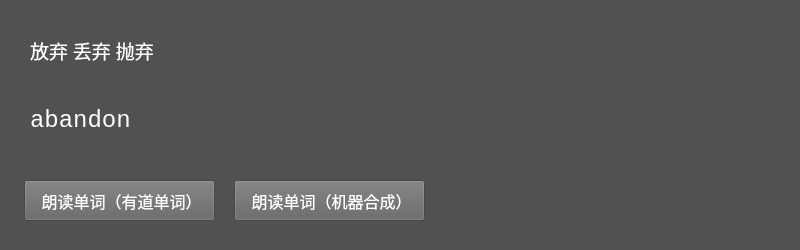
<?xml version="1.0" encoding="UTF-8"?>
<ui version="4.0">
 <class>WordCard</class>
 <widget class="QMainWindow" name="WordCard">
  <property name="geometry">
   <rect>
    <x>0</x>
    <y>0</y>
    <width>800</width>
    <height>250</height>
   </rect>
  </property>
  <property name="minimumSize">
   <size>
    <width>600</width>
    <height>250</height>
   </size>
  </property>
  <property name="maximumSize">
   <size>
    <width>800</width>
    <height>250</height>
   </size>
  </property>
  <property name="sizeIncrement">
   <size>
    <width>800</width>
    <height>250</height>
   </size>
  </property>
  <property name="windowTitle">
   <string>单词卡片</string>
  </property>
  <property name="styleSheet">
   <string notr="true">background-color: rgb(81, 81, 81);</string>
  </property>
  <widget class="QWidget" name="centralwidget">
   <widget class="QLabel" name="labelChinese">
    <property name="geometry">
     <rect>
      <x>30</x>
      <y>30</y>
      <width>531</width>
      <height>41</height>
     </rect>
    </property>
    <property name="font">
     <font>
      <family>等线</family>
      <pointsize>14</pointsize>
     </font>
    </property>
    <property name="styleSheet">
     <string notr="true">color: rgb(255, 255, 255);</string>
    </property>
    <property name="text">
     <string>放弃 丢弃 抛弃</string>
    </property>
   </widget>
   <widget class="QLabel" name="labelEnglish">
    <property name="geometry">
     <rect>
      <x>30</x>
      <y>100</y>
      <width>751</width>
      <height>41</height>
     </rect>
    </property>
    <property name="font">
     <font>
      <family>Consolas</family>
      <pointsize>18</pointsize>
     </font>
    </property>
    <property name="styleSheet">
     <string notr="true">color: rgb(255, 255, 255);</string>
    </property>
    <property name="text">
     <string>abandon</string>
    </property>
   </widget>
   <widget class="QPushButton" name="pushButtonYoudao">
    <property name="geometry">
     <rect>
      <x>24</x>
      <y>180</y>
      <width>191</width>
      <height>41</height>
     </rect>
    </property>
    <property name="font">
     <font>
      <family>等线</family>
      <pointsize>12</pointsize>
     </font>
    </property>
    <property name="focusPolicy">
     <enum>Qt::NoFocus</enum>
    </property>
    <property name="styleSheet">
     <string notr="true">background-color: rgb(100, 100, 100);
color: rgb(255, 255, 255);</string>
    </property>
    <property name="text">
     <string> 朗读单词（有道单词）</string>
    </property>
   </widget>
   <widget class="QPushButton" name="pushButtonMachine">
    <property name="geometry">
     <rect>
      <x>234</x>
      <y>180</y>
      <width>191</width>
      <height>41</height>
     </rect>
    </property>
    <property name="font">
     <font>
      <family>等线</family>
      <pointsize>12</pointsize>
     </font>
    </property>
    <property name="focusPolicy">
     <enum>Qt::NoFocus</enum>
    </property>
    <property name="styleSheet">
     <string notr="true">background-color: rgb(100, 100, 100);
color: rgb(255, 255, 255);</string>
    </property>
    <property name="text">
     <string> 朗读单词（机器合成）</string>
    </property>
   </widget>
  </widget>
 </widget>
 <resources/>
 <connections/>
</ui>
